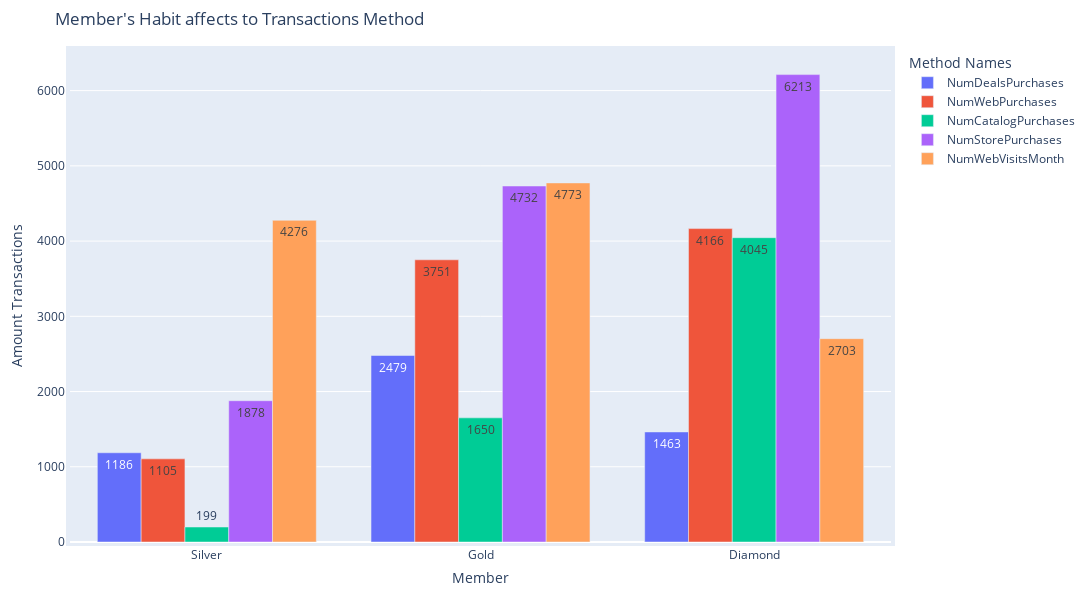

The cell this chart's notebook holds for it:
### Code cell
fig = px.bar(
    data_frame= df_member_purchase,
    x = 'Member',
    y = ['NumDealsPurchases','NumWebPurchases', 'NumCatalogPurchases','NumStorePurchases','NumWebVisitsMonth'], 
    barmode= 'group',
    title= "Member's Habit affects to Transactions Method",
    labels={'value' : 'Amount Transactions', 'variable' : 'Method Names'},
    text_auto=True
)


fig.update_layout(
    autosize=False,
    width=1400,
    height=600,
    margin=dict(l=50,r=20,b=50,t=50,pad=4)
)


fig.show()

### Figure 1 — Plotly figure (JSON) as saved in the notebook; plotly's stock layout.template omitted (floating-point values rounded to 4 significant figures)
{"data": [{"alignmentgroup": "True", "hovertemplate": "Method Names=NumDealsPurchases<br>Member=%{x}<br>Amount Transactions=%{y}<extra></extra>", "legendgroup": "NumDealsPurchases", "marker": {"color": "#636efa", "pattern": {"shape": ""}}, "name": "NumDealsPurchases", "offsetgroup": "NumDealsPurchases", "orientation": "v", "showlegend": true, "textposition": "auto", "texttemplate": "%{y}", "type": "bar", "x": ["Silver", "Gold", "Diamond"], "xaxis": "x", "y": [1186, 2479, 1463], "yaxis": "y"}, {"alignmentgroup": "True", "hovertemplate": "Method Names=NumWebPurchases<br>Member=%{x}<br>Amount Transactions=%{y}<extra></extra>", "legendgroup": "NumWebPurchases", "marker": {"color": "#EF553B", "pattern": {"shape": ""}}, "name": "NumWebPurchases", "offsetgroup": "NumWebPurchases", "orientation": "v", "showlegend": true, "textposition": "auto", "texttemplate": "%{y}", "type": "bar", "x": ["Silver", "Gold", "Diamond"], "xaxis": "x", "y": [1105, 3751, 4166], "yaxis": "y"}, {"alignmentgroup": "True", "hovertemplate": "Method Names=NumCatalogPurchases<br>Member=%{x}<br>Amount Transactions=%{y}<extra></extra>", "legendgroup": "NumCatalogPurchases", "marker": {"color": "#00cc96", "pattern": {"shape": ""}}, "name": "NumCatalogPurchases", "offsetgroup": "NumCatalogPurchases", "orientation": "v", "showlegend": true, "textposition": "auto", "texttemplate": "%{y}", "type": "bar", "x": ["Silver", "Gold", "Diamond"], "xaxis": "x", "y": [199, 1650, 4045], "yaxis": "y"}, {"alignmentgroup": "True", "hovertemplate": "Method Names=NumStorePurchases<br>Member=%{x}<br>Amount Transactions=%{y}<extra></extra>", "legendgroup": "NumStorePurchases", "marker": {"color": "#ab63fa", "pattern": {"shape": ""}}, "name": "NumStorePurchases", "offsetgroup": "NumStorePurchases", "orientation": "v", "showlegend": true, "textposition": "auto", "texttemplate": "%{y}", "type": "bar", "x": ["Silver", "Gold", "Diamond"], "xaxis": "x", "y": [1878, 4732, 6213], "yaxis": "y"}, {"alignmentgroup": "True", "hovertemplate": "Method Names=NumWebVisitsMonth<br>Member=%{x}<br>Amount Transactions=%{y}<extra></extra>", "legendgroup": "NumWebVisitsMonth", "marker": {"color": "#FFA15A", "pattern": {"shape": ""}}, "name": "NumWebVisitsMonth", "offsetgroup": "NumWebVisitsMonth", "orientation": "v", "showlegend": true, "textposition": "auto", "texttemplate": "%{y}", "type": "bar", "x": ["Silver", "Gold", "Diamond"], "xaxis": "x", "y": [4276, 4773, 2703], "yaxis": "y"}], "layout": {"autosize": false, "barmode": "group", "height": 600, "legend": {"title": {"text": "Method Names"}, "tracegroupgap": 0}, "margin": {"b": 50, "l": 50, "pad": 4, "r": 20, "t": 50}, "title": {"text": "Member's Habit affects to Transactions Method"}, "width": 1400, "xaxis": {"anchor": "y", "domain": [0, 1], "title": {"text": "Member"}}, "yaxis": {"anchor": "x", "domain": [0, 1], "title": {"text": "Amount Transactions"}}}}
